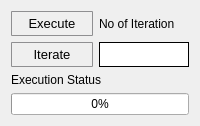
            <widget class="QWidget" name="tab_3">
             <attribute name="title">
              <string>Segment</string>
             </attribute>
             <layout class="QVBoxLayout" name="verticalLayout_16">
              <item>
               <layout class="QHBoxLayout" name="horizontalLayout_8">
                <property name="sizeConstraint">
                 <enum>QLayout::SetMaximumSize</enum>
                </property>
                <item>
                 <layout class="QVBoxLayout" name="verticalLayout_14">
                  <item>
                   <widget class="QPushButton" name="pushButton_test">
                    <property name="sizePolicy">
                     <sizepolicy hsizetype="Fixed" vsizetype="Fixed">
                      <horstretch>0</horstretch>
                      <verstretch>0</verstretch>
                     </sizepolicy>
                    </property>
                    <property name="minimumSize">
                     <size>
                      <width>82</width>
                      <height>25</height>
                     </size>
                    </property>
                    <property name="font">
                     <font>
                      <family>MS Shell Dlg 2</family>
                      <pointsize>10</pointsize>
                      <weight>50</weight>
                      <italic>false</italic>
                      <bold>false</bold>
                     </font>
                    </property>
                    <property name="styleSheet">
                     <string notr="true">QPushButton{
	font: 10pt &quot;MS Shell Dlg 2&quot;;
    border: 1px solid #8f8f91;
    border-radius: 1px;
    background-color: qlineargradient(x1: 0, y1: 0, x2: 0, y2: 1,
                                      stop: 0 #f6f7fa, stop: 1 #dadbde);
    min-width: 80px;
}

QPushButton:pressed {
    background-color: qlineargradient(x1: 0, y1: 0, x2: 0, y2: 1,
                                      stop: 0 #dadbde, stop: 1 #f6f7fa);
}

QPushButton:flat {
    border: none; /* no border for a flat push button */
}

QPushButton:default {
    border-color: navy; /* make the default button prominent */
}</string>
                    </property>
                    <property name="text">
                     <string>Execute</string>
                    </property>
                   </widget>
                  </item>
                  <item>
                   <widget class="QPushButton" name="pushButton_4">
                    <property name="enabled">
                     <bool>true</bool>
                    </property>
                    <property name="sizePolicy">
                     <sizepolicy hsizetype="Fixed" vsizetype="Fixed">
                      <horstretch>0</horstretch>
                      <verstretch>0</verstretch>
                     </sizepolicy>
                    </property>
                    <property name="minimumSize">
                     <size>
                      <width>82</width>
                      <height>25</height>
                     </size>
                    </property>
                    <property name="font">
                     <font>
                      <family>MS Shell Dlg 2</family>
                      <pointsize>10</pointsize>
                      <weight>50</weight>
                      <italic>false</italic>
                      <bold>false</bold>
                     </font>
                    </property>
                    <property name="styleSheet">
                     <string notr="true">QPushButton{
	font: 10pt &quot;MS Shell Dlg 2&quot;;
    border: 1px solid #8f8f91;
    border-radius: 1px;
    background-color: qlineargradient(x1: 0, y1: 0, x2: 0, y2: 1,
                                      stop: 0 #f6f7fa, stop: 1 #dadbde);
    min-width: 80px;
}

QPushButton:pressed {
    background-color: qlineargradient(x1: 0, y1: 0, x2: 0, y2: 1,
                                      stop: 0 #dadbde, stop: 1 #f6f7fa);
}

QPushButton:flat {
    border: none; /* no border for a flat push button */
}

QPushButton:default {
    border-color: navy; /* make the default button prominent */
}</string>
                    </property>
                    <property name="text">
                     <string>Iterate</string>
                    </property>
                   </widget>
                  </item>
                 </layout>
                </item>
                <item>
                 <layout class="QVBoxLayout" name="verticalLayout_15">
                  <item>
                   <widget class="QLabel" name="label_4">
                    <property name="sizePolicy">
                     <sizepolicy hsizetype="Preferred" vsizetype="Preferred">
                      <horstretch>0</horstretch>
                      <verstretch>0</verstretch>
                     </sizepolicy>
                    </property>
                    <property name="font">
                     <font>
                      <weight>50</weight>
                      <bold>false</bold>
                     </font>
                    </property>
                    <property name="text">
                     <string>No of Iteration</string>
                    </property>
                    <property name="wordWrap">
                     <bool>true</bool>
                    </property>
                   </widget>
                  </item>
                  <item>
                   <widget class="QLabel" name="label_itn">
                    <property name="font">
                     <font>
                      <weight>50</weight>
                      <bold>false</bold>
                     </font>
                    </property>
                    <property name="styleSheet">
                     <string notr="true">background-color: rgb(255, 255, 255);</string>
                    </property>
                    <property name="frameShape">
                     <enum>QFrame::Box</enum>
                    </property>
                    <property name="text">
                     <string/>
                    </property>
                   </widget>
                  </item>
                 </layout>
                </item>
               </layout>
              </item>
              <item>
               <widget class="QLabel" name="Plabel">
                <property name="font">
                 <font>
                  <weight>50</weight>
                  <bold>false</bold>
                 </font>
                </property>
                <property name="text">
                 <string>Execution Status</string>
                </property>
                <property name="wordWrap">
                 <bool>true</bool>
                </property>
               </widget>
              </item>
              <item>
               <widget class="QProgressBar" name="progressBar">
                <property name="value">
                 <number>0</number>
                </property>
               </widget>
              </item>
             </layout>
            </widget>
